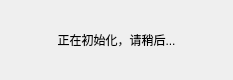
<?xml version="1.0" encoding="UTF-8"?>
<ui version="4.0">
 <class>PendingWidget</class>
 <widget class="QWidget" name="PendingWidget">
  <property name="geometry">
   <rect>
    <x>0</x>
    <y>0</y>
    <width>233</width>
    <height>80</height>
   </rect>
  </property>
  <property name="windowTitle">
   <string>Form</string>
  </property>
  <layout class="QVBoxLayout" name="verticalLayout">
   <item>
    <widget class="QLabel" name="msgLabel">
     <property name="text">
      <string>正在初始化，请稍后...</string>
     </property>
     <property name="alignment">
      <set>Qt::AlignCenter</set>
     </property>
    </widget>
   </item>
  </layout>
 </widget>
 <resources/>
 <connections/>
</ui>
